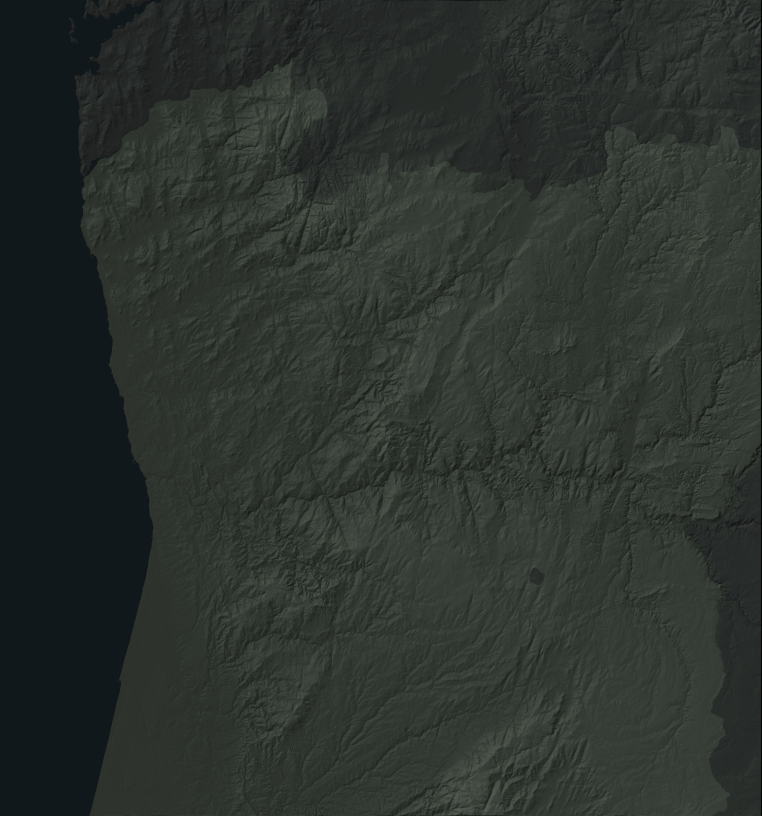
#> input picture app/relief-dark.jpg, 3046 x 3264 px, given in place of 11_972_758.png, which was not available (shown at 1/4 size)
$ python relief3.py
#> lines starting #> are read from the running program, lines starting #| are printed output that depends on the picture
import numpy as np, math, json
from PIL import Image, ImageDraw, ImageFilter
z=11; x0,x1,y0,y1=972,985,758,772
nx,ny=x1-x0+1,y1-y0+1
M=np.zeros((ny*256,nx*256),dtype=np.float32)
for i,x in enumerate(range(x0,x1+1)):
    for j,y in enumerate(range(y0,y1+1)):
        a=np.asarray(Image.open(f'dem/{z}_{x}_{y}.png').convert('RGB')).astype(np.float32)
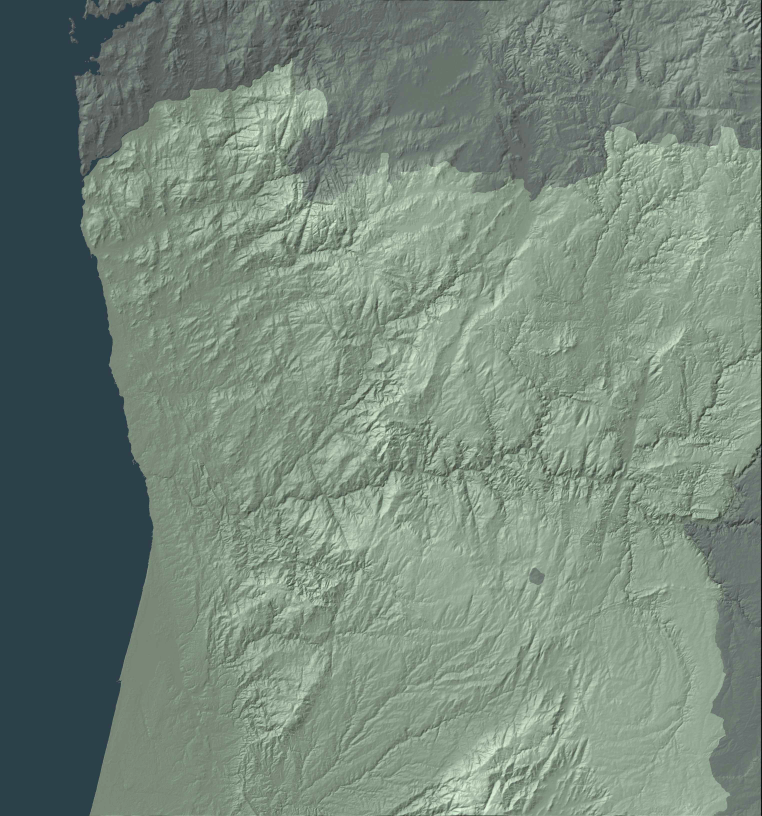
#> a: shape (3264, 3046, 3) float32 (shown at 1/4 size); mean R, G, B 43.1, 52.3, 46.4; drawn with min black and max white
#> (the run stopped early here; a loop or call above may not have finished)

$ run again, on app/relief-wide-dark.jpg
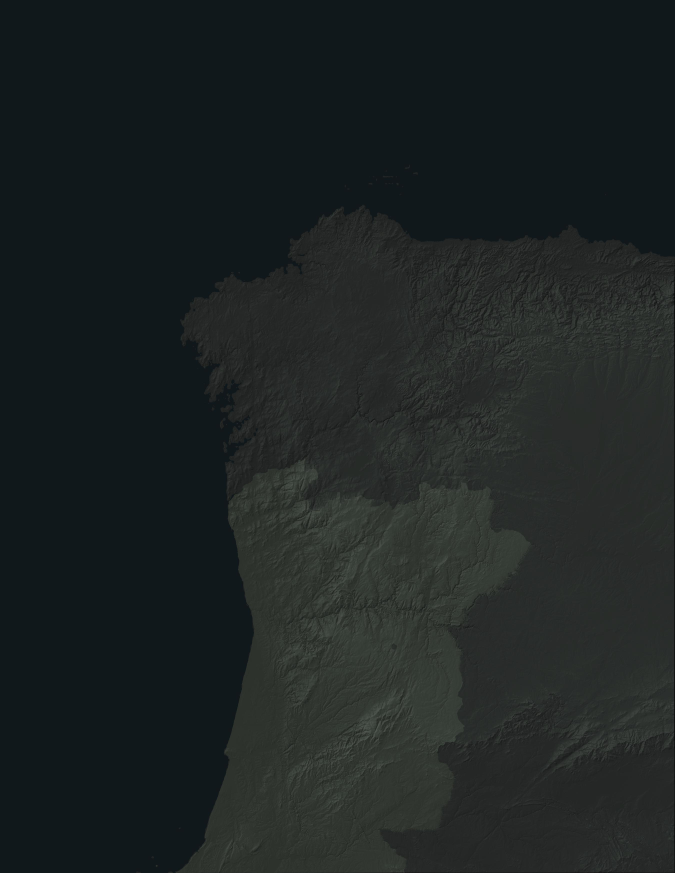
#> input picture app/relief-wide-dark.jpg, 2698 x 3491 px, given in place of 11_972_758.png, which was not available (shown at 1/4 size)
#> `a=np.asarray(Image.open(f'dem/{z}_{x}_{y}.png').convert('RGB')).astype..`:
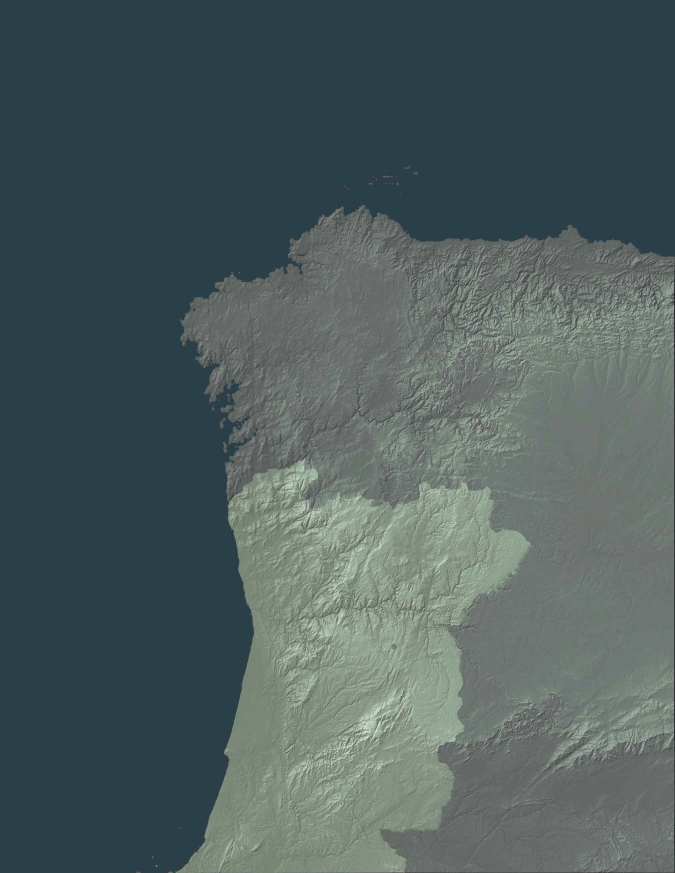
#> a: shape (3491, 2698, 3) float32 (shown at 1/4 size); mean R, G, B 29.1, 37.1, 36.1; drawn with min black and max white
